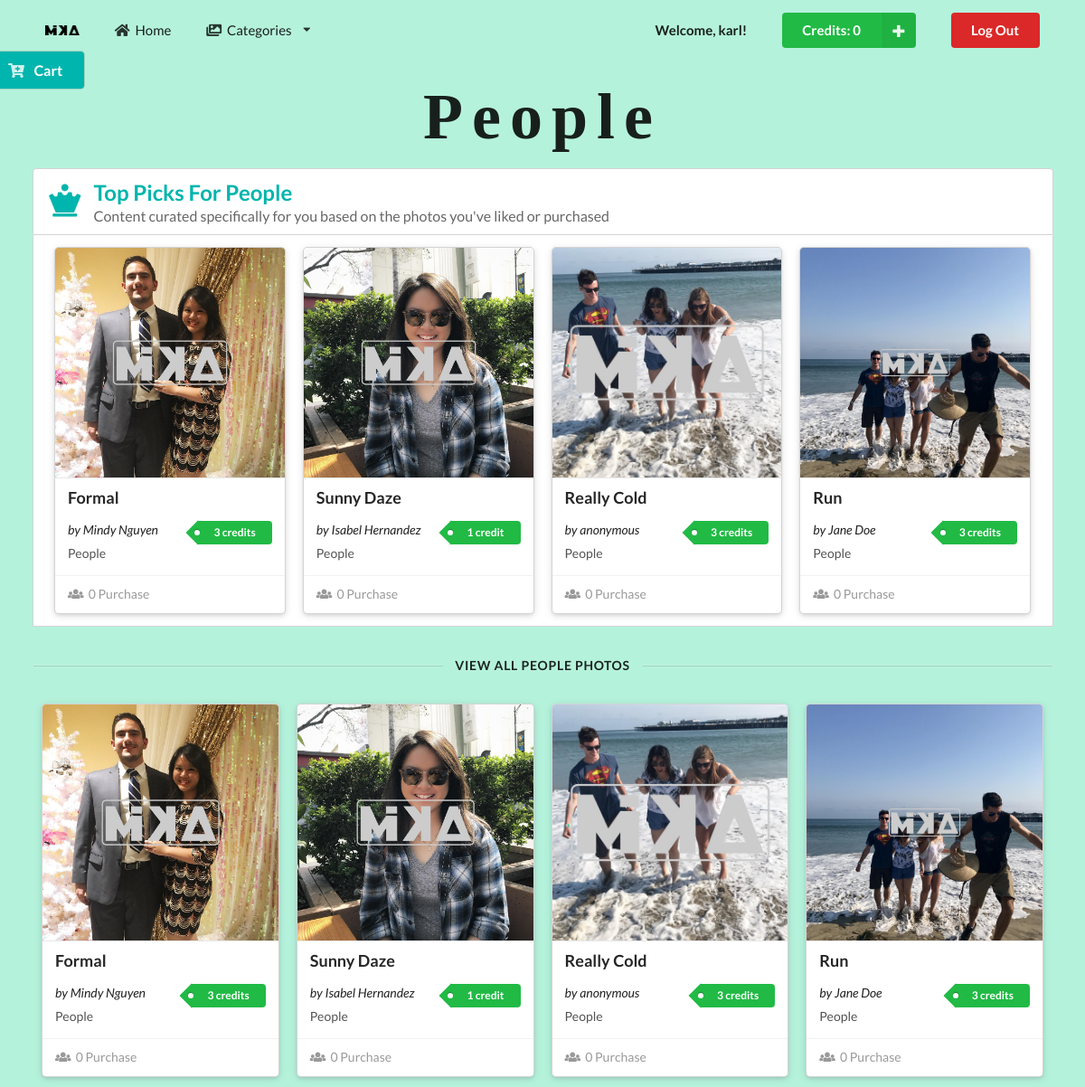
/people.php (signed in), run on an earlier commit of the app's database.
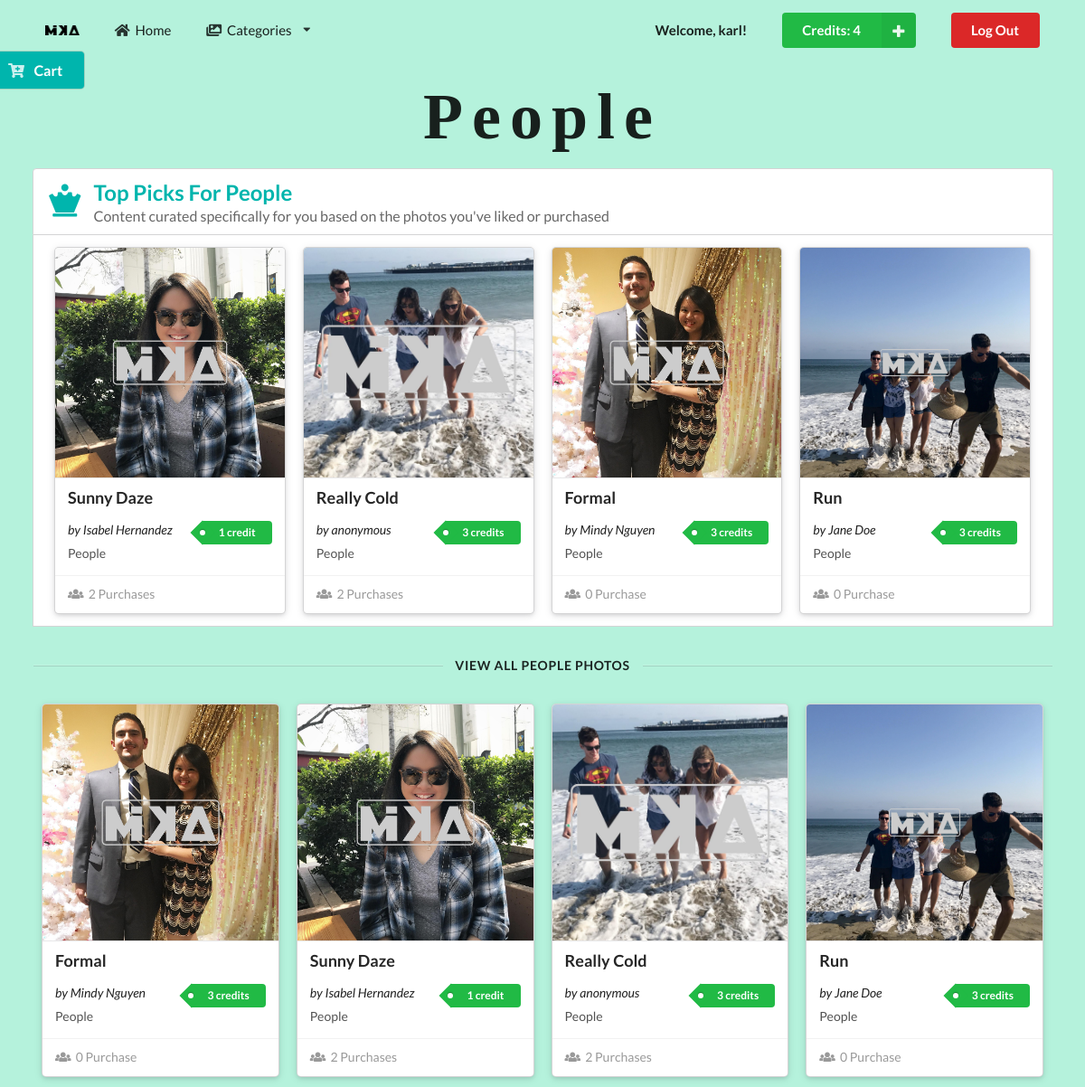
And on a later commit of the database.
### tables this page shows
CREATE TABLE `customer` (
  `customerID` int(11) NOT NULL,
  `username` varchar(256) DEFAULT NULL,
  `password` varchar(256) DEFAULT NULL,
  `firstName` varchar(256) DEFAULT NULL,
  `lastName` varchar(256) DEFAULT NULL,
  `userType` varchar(128) DEFAULT NULL,
  `credits` int(11) NOT NULL
);

CREATE TABLE `imageInfo` (
  `imageID` int(11) NOT NULL,
  `imageName` varchar(256) DEFAULT NULL,
  `category` varchar(256) DEFAULT NULL,
  `imagePath` varchar(256) DEFAULT NULL,
  `photographer` varchar(256) DEFAULT NULL,
  `credits` int(11) NOT NULL,
  `uploader` varchar(256) DEFAULT NULL,
  `purchases` int(11) DEFAULT NULL
);

### server.php (called while the page is built, shortened)
<?php
	function query($query) {
        $connect = mysqli_connect('localhost', 'mika', 'sesame', 'mika');
        $result = mysqli_query($connect, $query);
        while($row = mysqli_fetch_assoc($result)) {
            $set[] = $row;
        }
        if(!empty($set)) {
            return $set;
        }
	}
?>

### people.php (the view, shortened to what the changed rows need)
<?php
    include('server.php');
     $username = $_SESSION['username'];
     $userQuery = "SELECT * FROM customer WHERE username='$username';";
     $userResults = mysqli_query($db, $userQuery);
     if(mysqli_num_rows($userResults) == 1) {
         $user = mysqli_fetch_assoc($userResults);
         $userCredits = $user['credits'];
     }
?>
<!DOCTYPE html>
<html lang="en">
<head>
    <link rel="stylesheet" type="text/css" href="https://cdnjs.cloudflare.com/ajax/libs/semantic-ui/2.3.3/semantic.css">
    <link rel="stylesheet" type="text/css" href="style.css">
</head>
<body>
    <section class="category">
        <div class="pusher">
            <div id="navbar" class="ui container">
                <div class="ui large secondary menu">
                    <div class="right menu">
                        <form method="post" action="people.php" class="ui item">
                            <button type="submit" name="add_credits"class="ui right labeled icon green button">
                            <i class="plus icon"></i>
                                Credits: <?php echo $userCredits ?>
                            </button>
                        </form>
                    </div>
                </div>
            </div>
            <div class="ui center aligned header">
                <h1>People</h1>
            </div>
            <div id="top-segment" class="ui center aligned container">
                <h2 class="ui teal top attached left aligned header">
                    <i class="chess queen icon"></i>
                    <div class="content">
                        Top Picks For People
                        <div class="sub header">
                            Content curated specifically for you based on the photos you've liked or purchased
                        </div>
                    </div>
                </h2>
                <div class="ui raised attached segment">
                    <div class="ui four center aligned doubling stackable container cards">
                        <?php
                            $imagesQuery = "SELECT * FROM imageInfo WHERE category = 'people' ORDER BY purchases DESC;";
                            $images = $db->query($imagesQuery);
                            if(!empty($images)) {
                                for ($x = 0; $x < 4; $x++) {
                                    $images->data_seek($x);
                                    $row = $images->fetch_array(MYSQLI_ASSOC);
                                    $imageID = $row['imageID'];
                                    $imageName = $row['imageName'];
                                    $category = $row['category'];
                                    $imagePath = $row['imagePath'];
                                    $photographer = $row['photographer'];
                                    $credits = $row['credits'];
                                    $purchases = $row['purchases'];
                                    $creditString = "credit";
                                    $purchaseString = "Purchase";
                                    if ($credits > 1) $creditString = "credits";
                                    if ($purchases > 1) $purchaseString = "Purchases";
                                    ?>
                                    <form method="post" action="people.php?action=add&imageID=<?php echo $imageID ?>" class="ui column raised card">
                                        <div class="ui blurring dimmable image">
                                            <img src="<?php echo "images/MARKED_".$imagePath; ?>">
                                        </div>
                                        <div class="content">
                                            <h3 class="left aligned header"><?php echo $imageName; ?></h3>
                                            <div class="right floated meta">
                                                <p class="ui green tag label"><?php echo "$credits $creditString"; ?></p>
                                            </div>
                                            <div class="left aligned">
                                                <span><em>by <?php echo $photographer; ?></em></span>
                                            </div>
                                            <div class="left aligned description"><?php echo $category; ?>
                                            </div>
                                        </div>
                                        <div class="extra content">
                                            <span class="left floated">
                                                <i class="users icon"></i>
                                                <?php echo "$purchases $purchaseString"; ?>
                                            </span>
                                        </div>
                                    </form>
                                <?php } ?>
                        <?php } ?>
                    </div>
                </div>
            </div>
            <div class="ui four center aligned doubling stackable container cards">
                <?php
                    $imageProduct = query("SELECT * FROM imageInfo WHERE category = 'people';");
                    if(!empty($imageProduct)) {
                        foreach($imageProduct as $key => $value) {
                            $imageName = $imageProduct[$key]['imageName'];
                            $category = $imageProduct[$key]['category'];
                            $imagePath = $imageProduct[$key]['imagePath'];
                            $photographer = $imageProduct[$key]['photographer'];
                            $credits = $imageProduct[$key]['credits'];
                            $purchases = $imageProduct[$key]['purchases'];
                            $creditString = "credit";
                            $purchaseString = "Purchase";
                            if ($credits > 1) $creditString = "credits";
                            if ($purchases > 1) $purchaseString = "Purchases";
                ?>
                        <form method="post" action="people.php?action=add&imageID=<?php echo $imageProduct[$key]["imageID"]?>" class="ui column raised card">
                            <div class="ui blurring dimmable image">
                                <img src="<?php echo "images/MARKED_".$imagePath; ?>">
                            </div>
                            <div class="content">
                                <h3 class="left aligned header"><?php echo $imageName ?></h3>
                                <div class="right floated meta">
                                    <p class="ui green tag label"><?php echo "$credits $creditString" ?></p>
                                </div>
                                <div class="left aligned">
                                    <span><em>by <?php echo $photographer ?></em></span>
                                </div>
                                <div class="left aligned description"><?php echo $category ?>
                                </div>
                            </div>
                            <div class="extra content">
                                <span class="left floated">
                                    <i class="users icon"></i>
                                    <?php echo "$purchases $purchaseString" ?>
                                </span>
                            </div>
                        </form>
                <?php
                        }
                    }
                ?>
            </div>
        </div>
    </section>
</body>
</html>

What changed in the data, as far as the page shows it:
changed customer: credits "0" → "4"
changed imageinfo "Sunny Daze": purchases "0" → "2"; purchases "Purchase" → "Purchases"
changed imageinfo "Really Cold": purchases "0" → "2"; purchases "Purchase" → "Purchases"
shown differently, row unchanged: imageinfo "Formal": moves down the list
